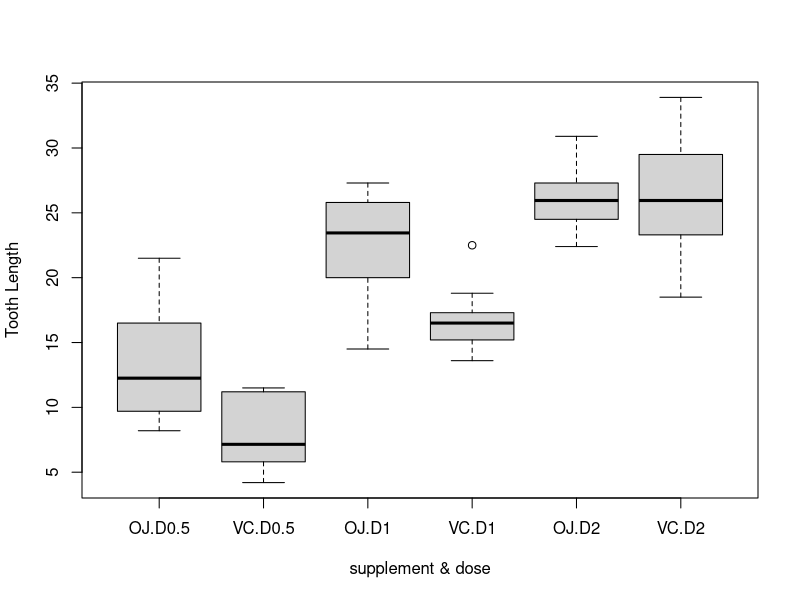
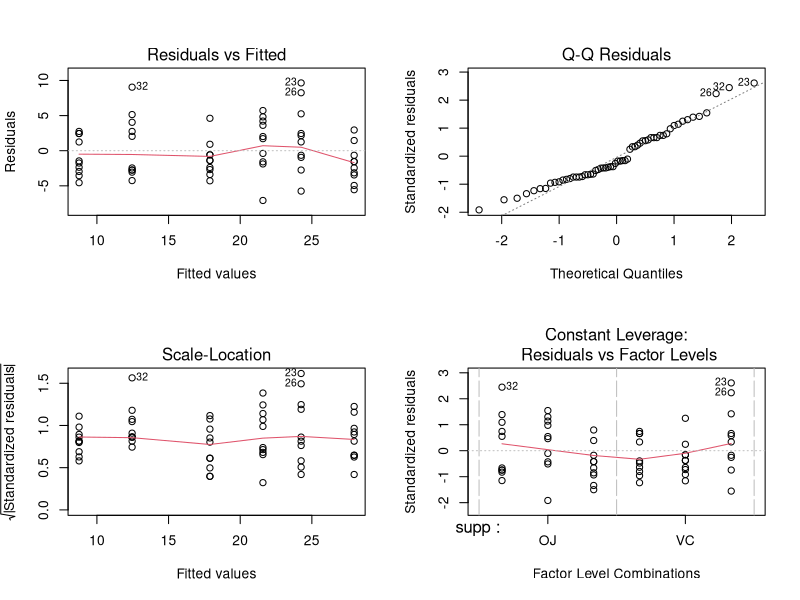

These charts were generated, in order, by the following R code:
#effect of vit C and dose level on tooth growth

View(ToothGrowth)
attach(ToothGrowth)
head(ToothGrowth)
names(ToothGrowth)
mydata<-ToothGrowth
str(mydata)
table(mydata$supp,mydata$dose)         #generates frequency table; 10 subjects in each cell


#convert dose as a factor & recode the levels as D0.5,D1,D2
mydata$dose<-factor(mydata$dose, levels=c(0.5,1,2), labels=c("D0.5","D1","D2"))
head(mydata)
boxplot(len ~ supp * dose, data=mydata, ylab="Tooth Length", xlab="supplement & dose")
result <- aov(len ~ supp + dose, data = mydata)
summary(result)
par(mfrow=c(2,2))
plot(result)
my_data.lm = lm(len ~ supp*dose, data =mydata)
summary(my_data.lm)
